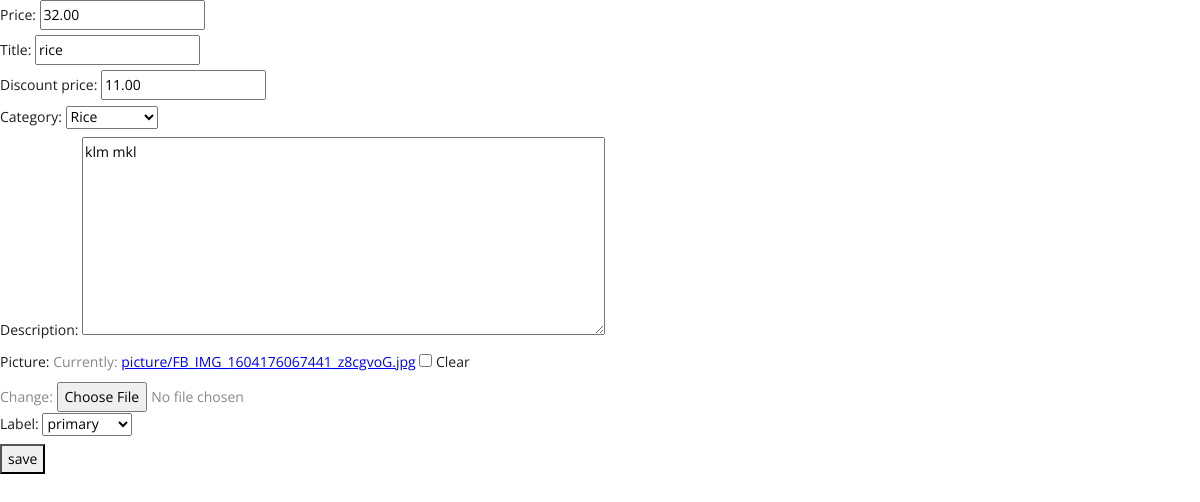
The page /products/update/8/ on the database its author committed.
### products/models.py (models this page shows, shortened)
class Item(models.Model):
    title = models.CharField(max_length=100)
    price = models.DecimalField(max_digits=10000, decimal_places=2)
    discount_price = models.DecimalField(max_digits=10, decimal_places=2, blank=True, null=True)
    category = models.CharField(choices=CATEGORY_CHOICES, max_length=2)
    description = models.TextField(null=True, blank=True)
    picture = models.ImageField(upload_to='picture', max_length=255, null=True, blank=True)
    label = models.CharField(choices=LABEL_CHOICES, max_length=2, default='P')

### products/views.py (the view)
# urls.py: path('update/<int:id>/', product_update_view, name='update-item'),
def product_update_view(request, id):
    obj = get_object_or_404(Item, id=id)
    form = ProductForm(instance=obj)
    if request.method == 'POST':
        form = ProductForm(request.POST or None, request.FILES or None, instance=obj)
        if form.is_valid():
            form.save()
            form = ProductForm()
    context = {
        'form': form,
        'obj': obj,
    }
    return render(request, 'products/product_create.html', context)

### products/forms.py
class ProductForm(forms.ModelForm):
    price = forms.CharField()
    description = forms.CharField(required=False, widget=forms.Textarea(
        attrs={
            'placeholder': 'your description',
            "cols": 70,
            'rows': 8
        }
    ))
    class Meta:
        model = Item
        fields = [
            'price',
            'title',
            'discount_price',
            'category',
            'description',
            'picture',
            'label'
        ]

### products/templates/products/product_create.html
{% extends 'base.html' %}
{% load crispy_forms_tags %}
{% block content %}
<form action="." method="POST" enctype="multipart/form-data"> {% csrf_token %}
    {{ form.as_p }}
    <input type="submit" value="save"/>
</form>
{% endblock %}

### rows shown on the page
Item: price "32.00", title "rice", discount_price "11.00", category "Rice", description "klm mkl", label "primary"
